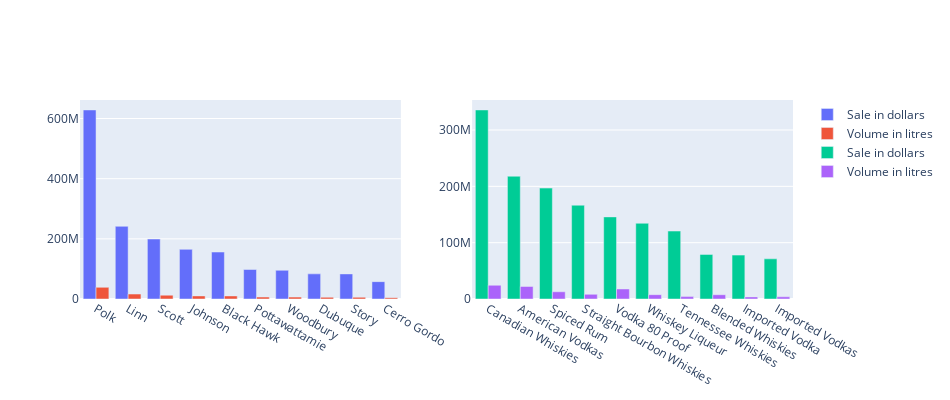

This figure's notebook cell:
### Markdown cell above
<ul><li style="font-family: Monaco; font-size: 1.3em"><em>County and Category</em></li></ul>

### Code cell
fig = make_subplots(rows=1, cols=2)
fig = plot_bar(fig, df_aggregate, 'county', 1, 1)
fig = plot_bar(fig, df_aggregate, 'category_name', 1, 2)
fig.update_layout(autosize=False, width=950, height=400)
fig.show()

### Figure 1 — Plotly figure (JSON) as saved in the notebook; plotly's stock layout.template omitted (floating-point values rounded to 4 significant figures)
{"data": [{"name": "Sale in dollars", "type": "bar", "x": ["Polk", "Linn", "Scott", "Johnson", "Black Hawk", "Pottawattamie", "Woodbury", "Dubuque", "Story", "Cerro Gordo"], "xaxis": "x", "y": [628500000.0, 241600000.0, 199400000.0, 165000000.0, 156100000.0, 98080000.0, 95400000.0, 83570000.0, 83440000.0, 57710000.0], "yaxis": "y"}, {"name": "Volume in litres", "type": "bar", "x": ["Polk", "Linn", "Scott", "Johnson", "Black Hawk", "Pottawattamie", "Woodbury", "Dubuque", "Story", "Cerro Gordo"], "xaxis": "x", "y": [38810000.0, 16410000.0, 12680000.0, 10270000.0, 10200000.0, 6440000.0, 6244000.0, 5750000.0, 5742000.0, 4192000.0], "yaxis": "y"}, {"name": "Sale in dollars", "type": "bar", "x": ["Canadian Whiskies", "American Vodkas", "Spiced Rum", "Straight Bourbon Whiskies", "Vodka 80 Proof", "Whiskey Liqueur", "Tennessee Whiskies", "Blended Whiskies", "Imported Vodka", "Imported Vodkas"], "xaxis": "x2", "y": [335600000.0, 218000000.0, 196900000.0, 166600000.0, 145800000.0, 134500000.0, 120600000.0, 79180000.0, 77930000.0, 71310000.0], "yaxis": "y2"}, {"name": "Volume in litres", "type": "bar", "x": ["Canadian Whiskies", "American Vodkas", "Spiced Rum", "Straight Bourbon Whiskies", "Vodka 80 Proof", "Whiskey Liqueur", "Tennessee Whiskies", "Blended Whiskies", "Imported Vodka", "Imported Vodkas"], "xaxis": "x2", "y": [24440000.0, 22220000.0, 12840000.0, 8292000.0, 17800000.0, 7662000.0, 4265000.0, 7573000.0, 3752000.0, 3897000.0], "yaxis": "y2"}], "layout": {"autosize": false, "height": 400, "width": 950, "xaxis": {"anchor": "y", "domain": [0, 0.45]}, "xaxis2": {"anchor": "y2", "domain": [0.55, 1]}, "yaxis": {"anchor": "x", "domain": [0, 1]}, "yaxis2": {"anchor": "x2", "domain": [0, 1]}}}
